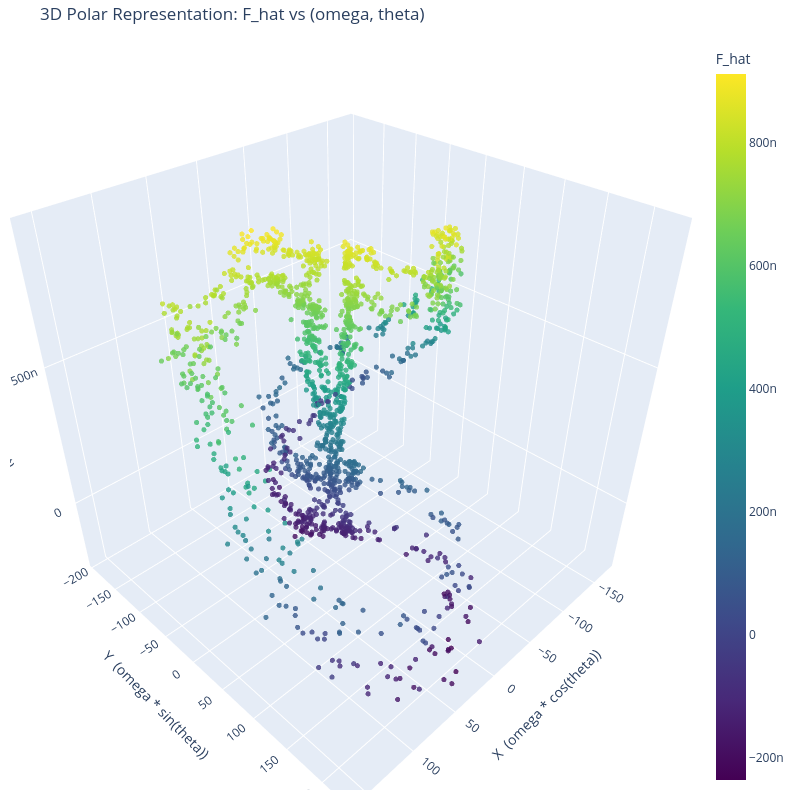

The cell this chart's notebook holds for it:
### Code cell
# Interactive 3D Polar Representation Plot
import plotly.graph_objects as go
import pandas as pd
import numpy as np

# Re-use the clean DataFrame from the previous interactive plot cell
# If that cell wasn't run, create and clean the DataFrame here
if 'df_plot_clean' not in locals():
    df_plot = pd.DataFrame({'theta': theta, 'omega': omega, 'f_hat': f_hat})
    df_plot_clean = df_plot.dropna()

# --- Create the correct polar projection ---
# Here, we map (theta, omega) to a polar layout on the X-Y plane.
# omega -> radius (r)
# theta -> angle (phi)
r = df_plot_clean['omega']
phi = df_plot_clean['theta']

# Convert polar coordinates to Cartesian for plotting
x_new = r * np.cos(phi)
y_new = r * np.sin(phi)
z_new = df_plot_clean['f_hat']

# Create the figure
fig = go.Figure(data=[go.Scatter3d(
    x=x_new,
    y=y_new,
    z=z_new,
    mode='markers',
    marker=dict(
        size=3,
        color=z_new,                # set color to the z-axis value (f_hat)
        colorscale='Viridis',       # choose a colorscale
        colorbar=dict(title='F_hat'),
        opacity=0.8
    )
)])

# Update the layout for a clean, square plot
fig.update_layout(
    title='3D Polar Representation: F_hat vs (omega, theta)',
    width=800,
    height=800,
    scene=dict(
        xaxis_title='X  (omega * cos(theta))',
        yaxis_title='Y  (omega * sin(theta))',
        zaxis_title='Z  (F_hat)'
    ),
    margin=dict(r=20, b=10, l=10, t=40)
)

fig.show()

### Figure 1 — Plotly figure (JSON) as saved in the notebook; plotly's stock layout.template omitted (floating-point values rounded to 4 significant figures; data arrays with more than 128 entries replaced by an {"elided": "..."} marker saying what was removed)
{"data": [{"marker": {"color": {"elided": "1658 float values"}, "colorbar": {"title": {"text": "F_hat"}}, "colorscale": [[0, "#440154"], [0.1111, "#482878"], [0.2222, "#3e4989"], [0.3333, "#31688e"], [0.4444, "#26828e"], [0.5556, "#1f9e89"], [0.6667, "#35b779"], [0.7778, "#6ece58"], [0.8889, "#b5de2b"], [1, "#fde725"]], "opacity": 0.8, "size": 3}, "mode": "markers", "type": "scatter3d", "x": {"elided": "1658 float values"}, "y": {"elided": "1658 float values"}, "z": {"elided": "1658 float values"}}], "layout": {"height": 800, "margin": {"b": 10, "l": 10, "r": 20, "t": 40}, "scene": {"xaxis": {"title": {"text": "X  (omega * cos(theta))"}}, "yaxis": {"title": {"text": "Y  (omega * sin(theta))"}}, "zaxis": {"title": {"text": "Z  (F_hat)"}}}, "title": {"text": "3D Polar Representation: F_hat vs (omega, theta)"}, "width": 800}}
